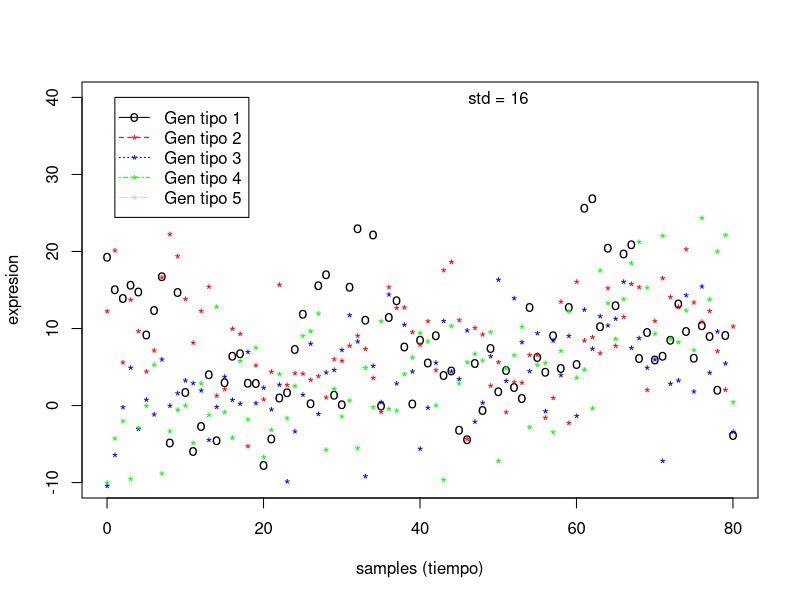
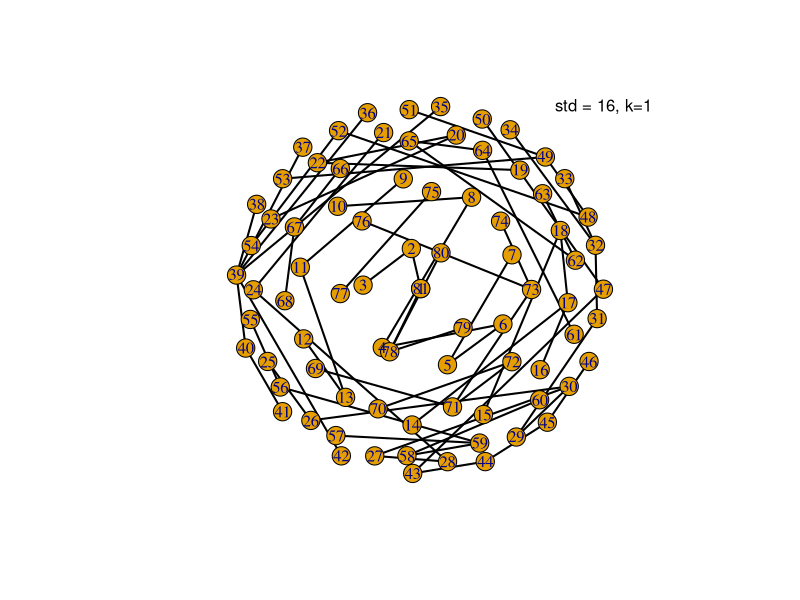

R code for these plots, in order: (Note: this script raises an error after producing the figures.)
f1 = function(t, c){
	(5 * cos(t/5) + 8) + c 
}

f2 = function(t, c){
  (5 * sin(t/5) + 8) + c 
}

f3 = function(t, c){
  (t)^0.5 + c 
}

f4 = function(t, c){
  ( (t/20)^2 ) + c 
}

f5 = function(t, c){
  (16 - (t/20))^2 + c 
}

#para armarme los genes lo que voy a hacer es pasarle a cada una un c que es una gaussiana random 

t = seq(0,80,1)      #tiempo    

genesTotal = 100 
f = matrix(nrow = genesTotal, ncol = length(t)) #va a ser mi matriz de expresion genetica

#tomo 100 arbitrario asi tengo 5 grupitos de 20 que son de cada una de las trayectorias   

#armo una matriz donde cada fila es una de las funciones y cada columna el tiempo..entonces 
#si me quedo con una fila ya tengo la base de cada gen.
grupos = 5
g = matrix(nrow = grupos, ncol = length(t))
g[1,] = f1(t,0)
g[2,] = f2(t,0)
g[3,] = f3(t,0)
g[4,] = f4(t,0)
g[5,] = f5(t,0)

#cada fila es un gen entonces..voy llenando 
matrizExpGenetica = function(g, stdd){
  for (i in seq(1,genesTotal,1)){
    if (i <= 20){                                 #el primer grupito
      f[i,] = g[1,] + rnorm(length(t), mean = 0, sd = stdd)
    }
    if (20 < i & i <=40){                                 #el primer grupito
      f[i,] = g[2,] + rnorm(length(t), mean = 0, sd = stdd)
    }
    if (40 < i & i <= 60){                                 #el primer grupito
      f[i,] = g[3,] + rnorm(length(t), mean = 0, sd = stdd)
    }
    if (60 < i & i <= 80){                                 #el primer grupito
      f[i,] = g[4,] + rnorm(length(t), mean = 0, sd = stdd)
    }
    if (80 < i & i <= 100){                                 #el primer grupito
      f[i,] = g[5,] + rnorm(length(t), mean = 0, sd = stdd)
    }
  }
  f
}

matrizFSueve = matrizExpGenetica(g,6)   


#ya tengo mi matriz de expresion genetica
plot(t,matrizFSueve[1,], pch="o", col="black", xlab="samples (tiempo)", ylab="expresion", ylim = c(-10,40))#, xlim = c(0,8))
#plot(t,matrizFSueve[1,])#,ylim=c(-100, 100)) 
points(t,matrizFSueve[22,],col="red", pch="*")
points(t,matrizFSueve[42,],col="blue", pch="*")
points(t,matrizFSueve[62,],col="green", pch="*")
points(t,matrizFSueve[82,],col="pink", pch="*")
# Adding a legend inside box at the location (2,40) in graph coordinates.
# Note that the order of plots are maintained in the vectors of attributes.
legend(1,40,legend=c("Gen tipo 1","Gen tipo 2","Gen tipo 3","Gen tipo 4","Gen tipo 5"), col=c("black","red","blue", "green", "pink"),
       pch=c("o","*","*","*","*"),lty=c(1,2,3,4,5), ncol=1)
text(50, 40, labels = "std = 16")



#ahora me armo la matriz distancia euclideana entre samples 

 

#defino la funcion distancia euclideana entre vectores 


distEuclideana = function(vectA, vectB){
  d = sqrt(sum( (vectA - vectB)^2 ))
  d
}

#B = matrix( c(2, 4, 3, 1, 5, 7), nrow=2, ncol=3, byrow = TRUE)ra        # fill matrix by rows 
 


#armo la matriz E dado que E_ij = d(S_i, S_j)
samples = matrix(nrow = length(t), ncol = length(t)) #uso que es simetrica
for (i in seq(1,length(t),1)){
  for (j in seq(1,length(t),1)){
    samples[i,j] = samples[j,i] = distEuclideana(matrizFSueve[,i],matrizFSueve[,j])
  }
}

###chequeo que mi funcion distEuclideana funca bien
samples2 = matrix(nrow = length(t), ncol = length(t)) #uso que es simetrica 

for (i in seq(1,length(t),1)){
  for (j in seq(1,length(t),1)){
    samples2[i,j] = samples2[j,i] = sqrt(sum((matrizFSueve[,i]-matrizFSueve[,j])*(matrizFSueve[,i]-matrizFSueve[,j])))
  }
}
###fin del chequeo 

###chequeo que tiene traza nula 
sum(diag(samples))
###fin del chequeo 

#####armar la matriz de adyacencia 
matrizRangos = t(apply(samples,1,rank))

#ahora dependiendo de la cantidad de vecinos que quiero permetir que tenga cada nodo(samples) voy a armar
#distintas matrices de adjacencia.
#hagamoslo para k 

adyacencia = function(matrizRangos, k){
			matrizRangos[matrizRangos <= k] = 1
			matrizRangos[matrizRangos > k] = 0
			matrizRangos
		}

#por ejemplo aca tengo la matriz de adyacencia si consideo 
adyacenciaMatrizSampleos = adyacencia(matrizRangos, 2)

###chequeo que cada muestra tiene 5 vecinos 
apply(adyacenciaMatrizSampleos,1,sum)
###fin del chequeo 

##########################################ahora hacer grafo para distintos valores de k y ver que es conexo 

###chequeo tener instalado igraph

"xtable" %in% rownames(installed.packages())
###fin chequeo 

library("igraph") 
grafo = graph_from_adjacency_matrix(adyacenciaMatrizSampleos, mode = c("undirected"), weighted = NULL, diag = FALSE,
  add.colnames = NULL, add.rownames = NA)
#simplify(grafo, remove.multiple = F, remove.loops = T)
#plot(grafo)
#l = layout_on_sphere(grafo) 
plot(grafo, layout = layout_on_sphere(grafo), edge.color = "black", edge.arrow.size=2, edge.width = 2, edge.arrow.width = 2, edge.lty = 1, vertex.size = 10)
text(1, 1, labels = "std = 16, k=1")

###tengo self loop porque cuando hace el rank cuenta al cero de las diagonales.. 
length(adyacenciaMatrizSampleos[,1])
adyacenciaMatrizSampleos[60,63]
###fin de eso 

###para un std = 3 el k para que quede conectado es 3 vecinos. 

###entoncesssss.... calculemos la neighbourhood variance. 

adjMatrix = adyacencia(matrizRangos, 2)
#expMatrix = matrizExpGenetica(g,3)   

#le saco los 1 de la diagonal en la adjMatrix 
diag = matrix(nrow = length(t), ncol = length(t))
for (i in seq(1,length(adjMatrix[1,]),1)){
	for (j in seq(1,length(adjMatrix[1,]),1)){	
		if (i==j){
		diag[i,i] = 1
		}
		if (i != j) {
		diag[i,j] = 0	
		}
	}
}


adjMatrixNoSelf = adjMatrix - diag
adjMatrix = adjMatrixNoSelf 

#para un dado gen, digamos el primero 
#g = 1

##############
#ahora calculo la desviacion estandar....es distinto a std... 

desvStandarCuadrado = function(e){
	desvStandr = 0
	eMean = mean(e)
	#desvStandr = vector()
	for (i in  seq(1,(length(e)),1)){
		#print(i)
		desvStandr = desvStandr + ( eMean - e[i] )^2
	}
	std = desvStandr
	std
}


neighbourhoodVarSTD = function(expMatrix, adjMatrix,g){
					S = 0 
					std = 0
					n = length(expMatrix[1,])
					#kc = 2
					kc = apply(adjMatrix,1,sum)[1]
					#i representa a la sample1,sample2,..
					for (i in seq(1 , length(expMatrix[1,]) , 1)){
						egi = expMatrix[g,i]
						#quiero sumar sobre los tiempos vecinos..
						for (j in seq(1,length(adjMatrix[g,]),1)){
							s  = adjMatrix[g,][j]
							if (s != 0){ # o sea que es mi vecino
								#ese j es el tiempo que me interesa
								egj = expMatrix[g,j]
								S = S + ((egi - egj)^2)
							}
						}
					}
				SN = S/(n*kc-1)
				std = desvStandarCuadrado(expMatrix[g,])/length(expMatrix[1,])
				c(SN,std) 						
}



SN = neighbourhoodVarSTD(expMatrix, adjMatrix,3)
SN2  = neighbourhoodVarSTD(expMatrix, adjMatrix,3)



#std = sd(expMatrix[g,])
#para todos los genes, voy armando un vector

dev = matrix(nrow = length(expMatrix[1,]), ncol = 2)

for (g in seq(1,length(expMatrix[1,]),1)){
	dev[g,] = neighbourhoodVarSTD(expMatrix, adjMatrix,g)
}


#ahora hago un plot de ambas columnas, la neighvariance y la std en funcion de los genes 
genes = seq(1,length(expMatrix[1,]),1)
length(dev[,1])

plot(genes,dev[,1], pch="*", col="black", xlab="Genes", ylab="", ylim = c(-6,130))#, xlim = c(40,60))
points(genes,dev[,2],col="red", pch="o")
# Adding a legend inside box at the location (2,40) in graph coordinates.
# Note that the order of plots are maintained in the vectors of attributes.
legend(1,120,legend=c("Varianza vecinos","std"), col=c("black","red"),
       pch=c("o","*"),lty=c(1,2), ncol=1)
text(50, 120, labels = "std = 3, kc=1")


########################
std = sum(desvStandarNoNormal(expMatrix[g,]))
##############
####################################pruebas
egi = expMatrix[g,1]
j = 2
s  = adjMatrix[g,][j]

for (s in adjMatrix[1,]){
	if (s != 0){
		print(s)
	}	
}


for (s in c(1,2,3)){
	print(s)
}
####################################fin pruebas



################################################################################################

############################################################################################3

#para ver la trayectoria que busco en el tiempo... me quedo con una columna 
#(dado valor de c, dado un gen)

plot(t,f[,1])

#cada columna es un gen y cada fila un tiempo (muestra) 
#where e_ij is the expression of gene j in sample i

#NEIGHBOURHOOD VARIANCE 
#tengo que hallar primero los primeros vecinos de un dado gen (digamos aquellos 2 de menos dist euclideana)
#hagamos para el gen 1

#pienso en un plano que es expresion vs muestra para todos los genes. Veamoslo para los 3 primeros 
expsGen1= f[,1]
expsGen2= f[,2]
expsGen3= f[,3]

plot(t,expsGen1,ylim=c(-100, 100)) 
points(t,expsGen2,col="red", pch="*")
points(t,expsGen3,col="blue", pch="*")
# Adding a legend inside box at the location (2,40) in graph coordinates.
# Note that the order of plots are maintained in the vectors of attributes.
legend(1,100,legend=c("gen1","gen2","gen3"), col=c("black","red","blue"),
                                   pch=c("o","*","+"),lty=c(1,2,3), ncol=1)

plot(t,expsGen1,xlim=c(18, 22), ylim=c(-100, 100)) 
points(t,expsGen2,col="red", pch="*")
points(t,expsGen3,col="blue", pch="*")

###busco los primeros vecinos para el gen 2 a tiempo 20 considerando el entorno de 
#tiempos entre 18 y 22. y 3 primeros genes. 

#################como tengo que calcular distancia euclideana me puede definir esa funcion 
#dado un gen y un tiempo me calcula los vecinos y termino teniendo las samples neighbour.


distEuclideanaPuntos = function(t, e, tGenTarget, eGenTarget){
	( (t - tGenTarget)^2 + (e - eGenTarget)^2 ) ^ (0.5)
}

#################busco los primeros vecinos para el gen 2 a tiempo 20 considerando el entorno de 
#tiempos entre 18 y 22. y 3 primeros genes. 

entornoGen2 = f[t[19:23], 1:3] #armo submatriz de 5 x 3.. un criterio... 

euclideana = matrix(nrow = length(entornoGen2[,1]), ncol = length(entornoGen2[1,]))
for (i in seq(1,length(entornoGen2[,1]),1)){
	for (j in seq(1,length(entornoGen2[1,]),1)){	
		#print(i)
		euclideana[i,j] = distEuclideana(t[18+i],entornoGen2[i,j], t[21], entornoGen2[3,2])
	}
}

#notese que el elemento target que es en el medio de la matriz, el euclideana[3,2] es cero

#ahora puedo decir que me quedo con los 3 que estan a menor distancia euclideana como mis vecinos mas cercanos

euclideanaMenorAMayor = sort(euclideana, decreasing = FALSE)

vecinoPrimero = which(euclideana==euclideanaMenorAMayor[2], arr.ind=TRUE)
vecinoSegundo = which(euclideana==euclideanaMenorAMayor[3], arr.ind=TRUE)
vecinoTercero = which(euclideana==euclideanaMenorAMayor[4], arr.ind=TRUE)
vecinoCuarto = which(euclideana==euclideanaMenorAMayor[5], arr.ind=TRUE)

#entonces ya tengo las coordenadas de los vecinos, lo que me interessa es el tiempo para la formula 
#armo un vector con los indices de esos tiempos. 

indexesTiemposVecinos = c(18+vecinoPrimero[1]-1, 18+vecinoSegundo[1]-1, 18+vecinoTercero[1]-1, 18+vecinoCuarto[1]-1)


###dado el tiempo 20 calculo la primera sumatoria.. 

#sum_j (e_ig - e_N(i,j),g)^2 

g = 2
i = t[21]

primeraSuma = 0 

for (k in seq(1,length(indexesTiemposVecinos),1)){
	primeraSuma = primeraSuma + (f[i , g] - f[indexesTiemposVecinos[k] , g])^2 
	#print(primeraSuma)
} 

####################################################################################################
	
##los vecinos dependen del tiempo(dado un gen)..hago una funcion generica ahora 
## #armo submatriz de 5 x 3.. un criterio...  entorno de mi punto target (tTarget,gTarget) el medio de la matriz es mi target


entornoGenTarget = function(indexTGenTarget, indexEGenTarget){
	#agarro un gen adelante y otro detras, y dos tiempos delantes y dos tiempos detras.. 
	f[(indexTGenTarget-2):(indexTGenTarget+2), (indexEGenTarget-1):(indexEGenTarget+1)] 
}

indexesTiemposVecinos = function(indexTGenTarget, indexEGenTarget){
	entornoGen = entornoGenTarget(indexTGenTarget, indexEGenTarget)
	euclideana = matrix(nrow = length(entornoGen[,1]), ncol = length(entornoGen[1,]))

	for (i in seq(1,length(entornoGen[,1]),1)){       #las samples 
		for (j in seq(1,length(entornoGen[1,]),1)){	
			#print(i)
			indexTiempoBase = indexTGenTarget-2
			indexTiempoTargetMedio = 3  
			indexETargetMedio = 2
			euclideana[i,j] = distEuclideana(t[indexTiempoBase+i],entornoGen[i,j], t[indexTGenTarget+1], entornoGen[indexTiempoTargetMedio ,indexETargetMedio])
		}
	}

	#notese que el elemento target que es en el medio de la matriz, el euclideana[3,2] es cero

	#ahora puedo decir que me quedo con los 3 que estan a menor distancia euclideana como mis vecinos mas cercanos

	euclideanaMenorAMayor = sort(euclideana, decreasing = FALSE)
	#tomo el criterio de quedarme con los primeros 4 cuatro vecinos mas cercanos en dist euclidea
	vecinoPrimero = which(euclideana==euclideanaMenorAMayor[2], arr.ind=TRUE)
	vecinoSegundo = which(euclideana==euclideanaMenorAMayor[3], arr.ind=TRUE)
	vecinoTercero = which(euclideana==euclideanaMenorAMayor[4], arr.ind=TRUE)
	vecinoCuarto = which(euclideana==euclideanaMenorAMayor[5], arr.ind=TRUE)

	#entonces ya tengo las coordenadas de los vecinos, lo que me interessa es el tiempo para la formula 
	#armo un vector con los indices de esos tiempos. 

	c(18+vecinoPrimero[1]-1, 18+vecinoSegundo[1]-1, 18+vecinoTercero[1]-1, 18+vecinoCuarto[1]-1)
}

#######

distEuclideanaConVecinos = function(indexTGenTarget, indexEGenTarget){
	entornoGen = entornoGenTarget(indexTGenTarget, indexEGenTarget)
	euclideana = matrix(nrow = length(entornoGen[,1]), ncol = length(entornoGen[1,]))

	for (i in seq(1,length(entornoGen[,1]),1)){       #las samples 
		for (j in seq(1,length(entornoGen[1,]),1)){	
			#print(i)
			indexTiempoBase = indexTGenTarget-2
			indexTiempoTargetMedio = 3  
			indexETargetMedio = 2
			euclideana[i,j] = distEuclideana(t[indexTiempoBase+i],entornoGen[i,j], t[indexTGenTarget+1], entornoGen[indexTiempoTargetMedio ,indexETargetMedio])
		}
	}
	euclideana
}

distEuclideanaConVecinos(3,2)
distEuclideanaConVecinos(4,2)
distEuclideanaConVecinos(5,2)

plot(t,f[,1], type="b", pch=19, col="red", xlab="samples", ylab="expresion", ylim = c(0,10), xlim = c(0,8))
points(t,f[,2],pch=18, col="blue", type="b", lty=2)
points(t,f[,3],pch=18, col="black", type="b", lty=2)
legend(0,100, legend=c("Gen 1", "Gen 2 target", "Gen 3"),
       col=c("red", "blue", "black"),lty=c(1,2,3), ncol=1)


###dado el tiempo 20 calculo la primera sumatoria.. 
#sum_j (e_ig - e_N(i,j),g)^2 

indexesTiemposVecinos2 = indexesTiemposVecinos(20,2)
g = 2
i = t[21]

primeraSuma = 0 

for (k in seq(1,length(indexesTiemposVecinos2),1)){
	primeraSuma = primeraSuma + (f[i , g] - f[indexesTiemposVecinos2[k] , g])^2 
	#print(primeraSuma)
} 

###lo hago para todos los tiempos para el gen g

g = 2 
neighbourhoodVariance = vector()
samples = vector()
indexesTiemposVecinosDelTargetVector = list()
 
#tengo que ver como hacer con los 3 primeros tiempos... deberian tomar como vecinos en tiempo anteriores de una forma especial

for (i in seq(3,length(t)-2,1)){
	indexesTiemposVecinosDelTarget = indexesTiemposVecinos(i,g) 
	indexesTiemposVecinosDelTargetVector[[i-2]] = indexesTiemposVecinosDelTarget 
	primeraSuma = 0 
	#print(i)
	for (k in seq(1,length(indexesTiemposVecinosDelTarget),1)){
		primeraSuma = primeraSuma + (f[i , g] - f[indexesTiemposVecinosDelTarget[k] , g])^2 
	}
	samples[i-2] = i-2
	neighbourhoodVariance[i-2] = primeraSuma
} 

###prueba 

i=3
indexesTiemposVecinosDelTarget = indexesTiemposVecinos(i,g) 
indexesTiemposVecinosDelTargetVector[[i-2]] = indexesTiemposVecinosDelTarget 
primeraSuma = 0 
#print(i)
for (k in seq(1,length(indexesTiemposVecinosDelTarget),1)){
	primeraSuma = primeraSuma + (f[i , g] - f[indexesTiemposVecinosDelTarget[k] , g])^2 
}
samples[i] = i
neighbourhoodVariance[i] = primeraSuma
 

###fin de prueba


length(neighbourhoodVariance)
length(samples)
length(t)
length(indexesTiemposVecinosDelTargetVector)
#esta lista indexesTiemposVecinosDelTargetVector tiene en cada elemento los indices de los primeros vecinos 
#para el gen g en la muestra i esima. 
#de las 81 samples, hacemos sobre 78 

plot(samples,neighbourhoodVariance)

#ahora calculo la desviacion estandar. 

desvStandarNoNormal = function(e){
	eMean = mean(e)
	desvStandr = vector()
	for (i in  seq(1,(length(e)),1)){
		print(i)
		desvStandr[i] = ( eMean - e[i] )^2
	}
	desvStandr
}

eGen2 = f[,2]
eGen2Recortado = eGen2[3:(length(t)-2)]
length(eGen2Recortado)
desvStandrGen2 = desvStandarNoNormal(eGen2Recortado)
length(desvStandrGen2)		

plot(samples,neighbourhoodVariance,type="b", pch=19, col="red", xlab="samples", ylab="",ylim=c(-100, 37000))
points(samples,desvStandrGen2,pch=18, col="blue", type="b", lty=2)
legend(1,37000, legend=c("Vecinos", "Estandar"),title = "Gen 2",
       col=c("red", "blue"), lty=1:2, cex=0.8)

#ahora lo ultimo para ver si nos quedamos con este gen o no lo que nos importa es la suma total 

standard = sum(desvStandrGen2)
neighbour = sum(neighbourhoodVariance)

if (neighbour > standard){
	print("Rechazado gen")
}
########################################################################
S = 0 
for (i in c){
  for (j in vec){  
    S = (f[i,g] - f[j,g])^2 + S 
  }
}



 